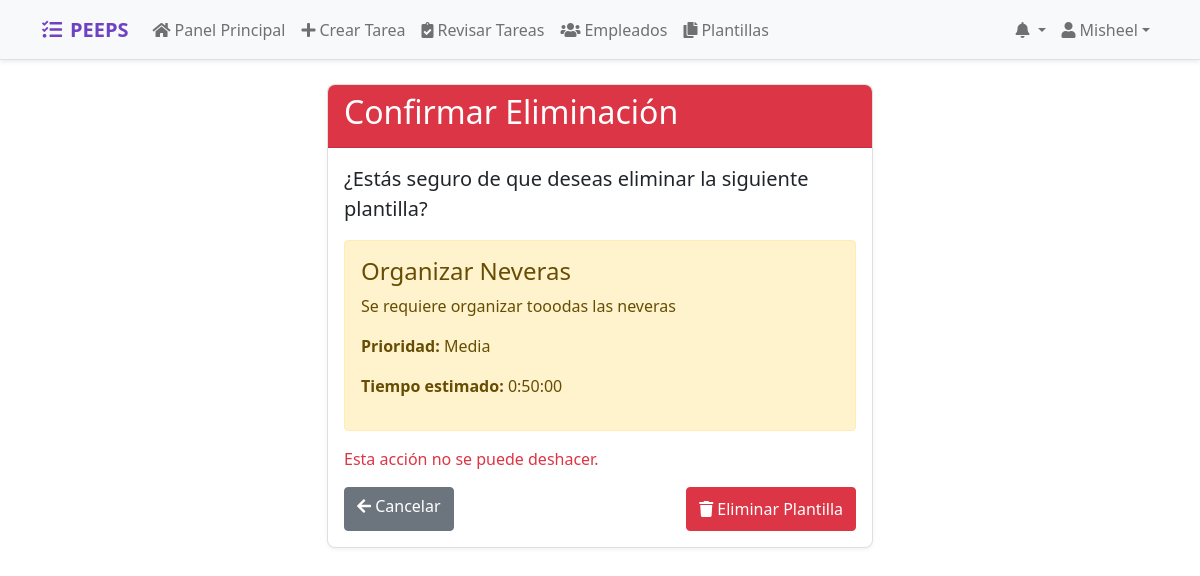
Page /jefe/plantillas/3/eliminar/ (signed in) on the committed database.
### tasks/models.py (models this page shows, shortened)
class PlantillaTarea(models.Model):
    titulo = models.CharField(max_length=200)
    descripcion = models.TextField()
    jefe = models.ForeignKey(User, on_delete=models.CASCADE, related_name='plantillas_creadas')
    tiempo_estimado = models.DurationField()
    PRIORIDADES = [
        ('Baja', 'Baja'),
        ('Media', 'Media'),
        ('Alta', 'Alta'),
    ]
    prioridad = models.CharField(max_length=10, choices=PRIORIDADES, default='Media')
    fecha_creacion = models.DateTimeField(auto_now_add=True)

### tasks/views.py (the view)
# urls.py: path('jefe/plantillas/<int:plantilla_id>/eliminar/', views.eliminar_plantilla, name='eliminar_plantilla'),
@login_required
def eliminar_plantilla(request, plantilla_id):
    if not request.user.empleadoperfil.es_jefe:
        messages.error(request, "No tienes permiso para realizar esta acción.")
        return redirect('index')
    plantilla = get_object_or_404(PlantillaTarea, id=plantilla_id, jefe=request.user)
    if request.method == 'POST':
        plantilla.delete()
        messages.success(request, "Plantilla eliminada exitosamente.")
        return redirect('lista_plantillas')
    return render(request, 'tasks/plantillas/confirmar_eliminar_plantilla.html', {'plantilla': plantilla})

### tasks/templates/tasks/plantillas/confirmar_eliminar_plantilla.html (shortened to what this page needs)
{% extends 'base.html' %}
{% block content %}
<div class="container mt-4">
    <div class="row">
        <div class="col-md-6 offset-md-3">
            <div class="card">
                <div class="card-header bg-danger text-white">
                    <h2>Confirmar Eliminación</h2>
                </div>
                <div class="card-body">
                    <p class="lead">¿Estás seguro de que deseas eliminar la siguiente plantilla?</p>
                    <div class="alert alert-warning">
                        <h4>{{ plantilla.titulo }}</h4>
                        <p>{{ plantilla.descripcion }}</p>
                        <p><strong>Prioridad:</strong> {{ plantilla.prioridad }}</p>
                        <p><strong>Tiempo estimado:</strong> {{ plantilla.tiempo_estimado }}</p>
                    </div>
                    <p class="text-danger">Esta acción no se puede deshacer.</p>
                    <form method="post" class="d-flex justify-content-between">
                        <a href="{% url 'lista_plantillas' %}" class="btn btn-secondary">
                            <i class="fas fa-arrow-left"></i> Cancelar
                        </a>
                        <button type="submit" class="btn btn-danger">
                            <i class="fas fa-trash"></i> Eliminar Plantilla
                        </button>
                    </form>
                </div>
            </div>
        </div>
    </div>
</div>
{% endblock %}

### tasks/templates/base.html (shortened to what this page needs)
<!DOCTYPE html>
<html lang="es" class="h-full">
<head>
    <link href="https://cdn.jsdelivr.net/npm/bootstrap@5.1.3/dist/css/bootstrap.min.css" rel="stylesheet">
    <link href="https://cdnjs.cloudflare.com/ajax/libs/font-awesome/5.15.4/css/all.min.css" rel="stylesheet">
</head>
<body class="custom-scrollbar">
    <nav class="navbar navbar-expand-lg navbar-light bg-light border-bottom shadow-sm mobile-nav">
        <div class="container">
            <a class="navbar-brand d-flex align-items-center mobile-touch-target" href="{% url 'index' %}">
                <i class="fas fa-tasks me-2"></i>
                <span class="d-none d-sm-inline">PEEPS</span>
            </a>
            <div class="collapse navbar-collapse" id="navbarNav">
                {% if user.is_authenticated %}
                    {% if user.empleadoperfil.es_jefe %}
                        <ul class="navbar-nav me-auto">
                            <li class="nav-item">
                                <a class="nav-link mobile-touch-target {% if request.resolver_match.url_name == 'dashboard_jefe' %}active{% endif %}"
                                   href="{% url 'dashboard_jefe' %}">
                                    <i class="fas fa-home me-1"></i>
                                    <span class="d-none d-sm-inline">Panel Principal</span>
                                </a>
                            </li>
                            <li class="nav-item">
                                <a class="nav-link mobile-touch-target {% if request.resolver_match.url_name == 'jefe_crear_tarea' %}active{% endif %}"
                                   href="{% url 'jefe_crear_tarea' %}">
                                    <i class="fas fa-plus me-1"></i>
                                    <span class="d-none d-sm-inline">Crear Tarea</span>
                                </a>
                            </li>
                            <li class="nav-item">
                                <a class="nav-link mobile-touch-target {% if request.resolver_match.url_name == 'revisar_tareas' %}active{% endif %}"
                                   href="{% url 'revisar_tareas' %}">
                                    <i class="fas fa-clipboard-check me-1"></i>
                                    <span class="d-none d-sm-inline">Revisar Tareas</span>
                                </a>
                            </li>
                            <li class="nav-item">
                                <a class="nav-link mobile-touch-target {% if request.resolver_match.url_name == 'jefe_empleados' %}active{% endif %}"
                                   href="{% url 'jefe_empleados' %}">
                                    <i class="fas fa-users me-1"></i>
                                    <span class="d-none d-sm-inline">Empleados</span>
                                </a>
                            </li>
                            <li class="nav-item">
                                <a class="nav-link mobile-touch-target {% if request.resolver_match.url_name == 'lista_plantillas' %}active{% endif %}"
                                   href="{% url 'lista_plantillas' %}">
                                    <i class="fas fa-copy me-1"></i>
                                    <span class="d-none d-sm-inline">Plantillas</span>
                                </a>
                            </li>
                        </ul>
                    {% endif %}
                    <ul class="navbar-nav">
                        <li class="nav-item dropdown">
                            <a class="nav-link dropdown-toggle mobile-touch-target" href="#" id="navbarDropdown" role="button"
                               data-bs-toggle="dropdown" aria-expanded="false">
                                <i class="fas fa-bell me-1"></i>
                            </a>
                        </li>
                        <li class="nav-item dropdown">
                            <a class="nav-link dropdown-toggle mobile-touch-target" href="#" id="userDropdown" role="button"
                               data-bs-toggle="dropdown" aria-expanded="false">
                                <i class="fas fa-user me-1"></i>
                                <span class="d-none d-sm-inline">{{ user.username }}</span>
                            </a>
                        </li>
                    </ul>
                {% endif %}
            </div>
        </div>
    </nav>
    <div class="main-content">
        {% block content %}{% endblock %}
    </div>
</body>
</html>

### tasks/templates/base.html (style rules this page uses)
* { -webkit-tap-highlight-color: transparent; }
:root { --primary-color: #6f42c1; --primary-hover: #5a32a3; --header-height: 60px; }
body { min-height: 100vh; padding-top: var(--header-height); display: flex; flex-direction: column; overflow-x: hidden; }
.main-content { flex: 1; width: 100%; max-width: 100%; overflow-x: hidden; }
.navbar { height: var(--header-height); position: fixed; top: 0; left: 0; right: 0; z-index: 1030; background-color: #fff; transition: transform 0.3s ease; }
.navbar-brand { font-weight: bold; color: var(--primary-color) !important; }
.nav-link { color: #495057; transition: color 0.2s ease; display: flex; align-items: center; padding: 0.5rem 1rem; }
.card { border-radius: 0.5rem; box-shadow: 0 2px 4px rgba(0, 0, 0, 0.05); transition: box-shadow 0.2s ease; margin-bottom: 1rem; }
.card-header { background-color: #f8f9fa; border-bottom: 1px solid rgba(0, 0, 0, 0.125); border-radius: calc(0.5rem - 1px) calc(0.5rem - 1px) 0 0 !important; }
@media (hover: none) { .nav-link, .btn { min-height: 44px; min-width: 44px; } }
.custom-scrollbar { scrollbar-width: thin; scrollbar-color: var(--primary-color) #f1f1f1; }

### rows in the picture
PlantillaTarea: titulo "Organizar Neveras", descripcion "Se requiere organizar tooodas las neveras", prioridad "Media", tiempo_estimado "0:50:00"

### other values in the picture
{{ user.username }} "Misheel"
